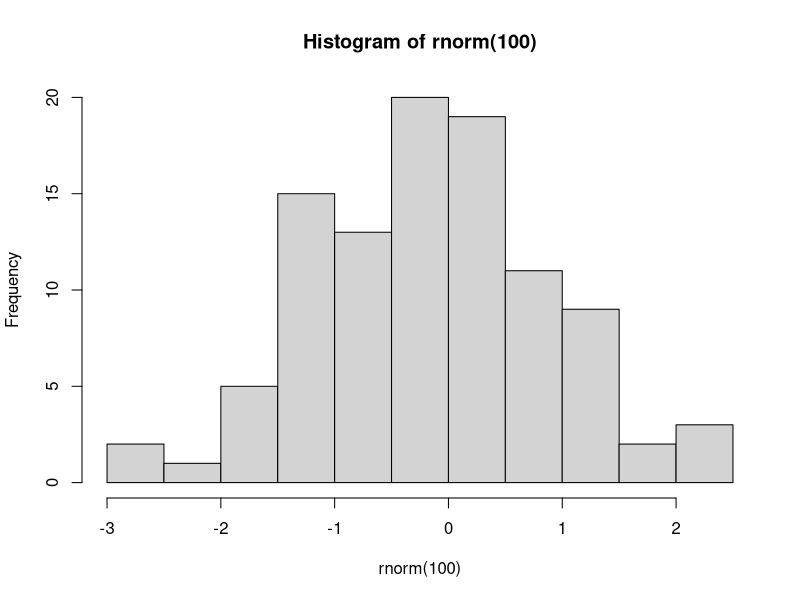

This chart was generated by the following R code:
pdf("D:/data/my_his.pdf") # set graphical output file
hist(rnorm(100)) # generate 100 N(0,1) variates and plot their histogram
dev.off() # close the graphical output file